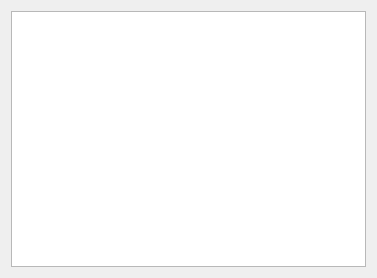
<ui version="4.0" >
 <class>PreambleUi</class>
 <widget class="QWidget" name="PreambleUi" >
  <property name="geometry" >
   <rect>
    <x>0</x>
    <y>0</y>
    <width>377</width>
    <height>278</height>
   </rect>
  </property>
  <property name="windowTitle" >
   <string/>
  </property>
  <layout class="QGridLayout" >
   <property name="margin" >
    <number>11</number>
   </property>
   <property name="spacing" >
    <number>6</number>
   </property>
   <item row="0" column="0" >
    <widget class="QTextEdit" name="preambleTE" />
   </item>
  </layout>
 </widget>
 <pixmapfunction></pixmapfunction>
 <includes>
  <include location="local" >qt_helpers.h</include>
 </includes>
 <resources/>
 <connections/>
</ui>
